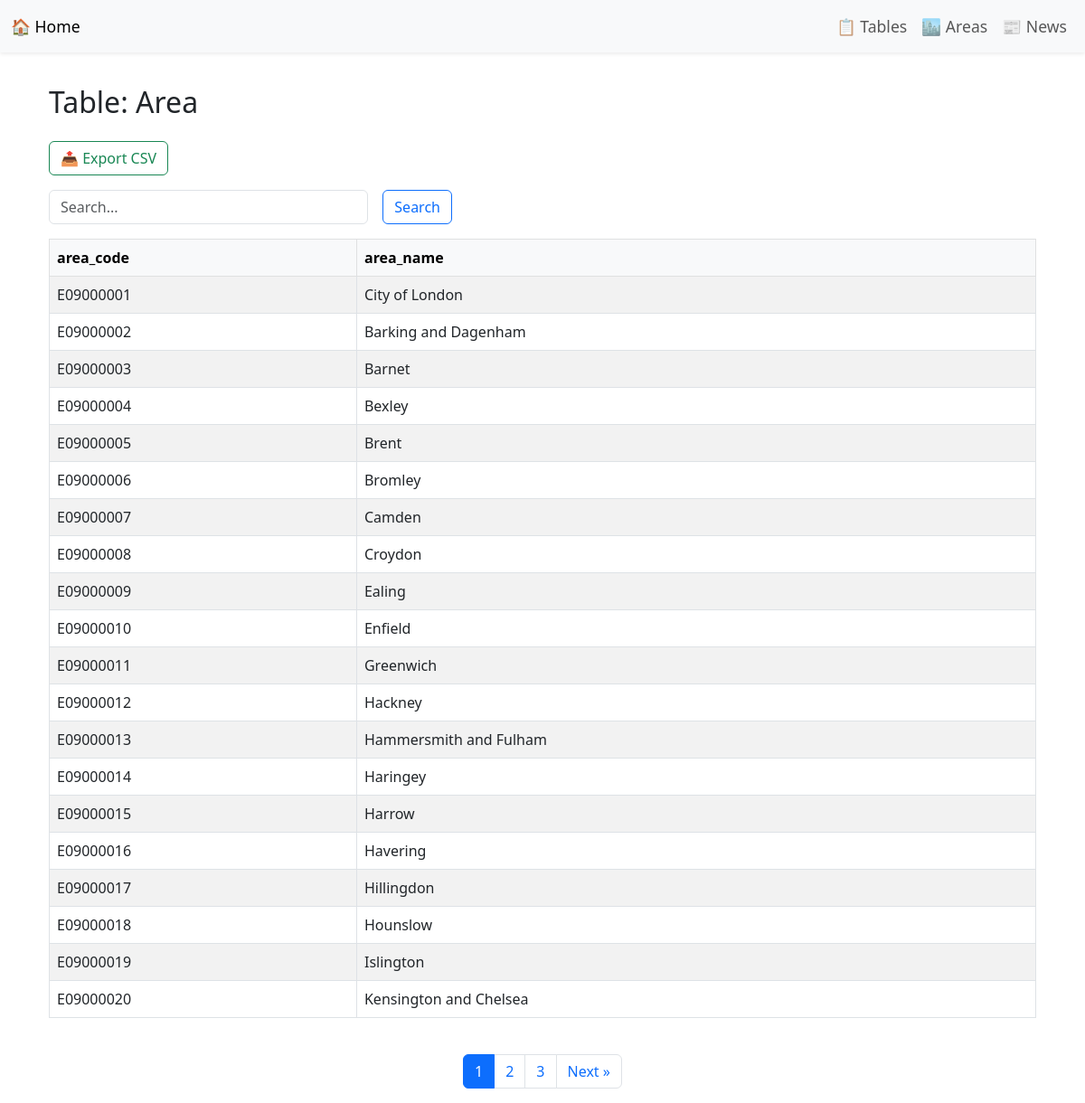
/data/Area, run on the app's committed database.
### tables this page shows
CREATE TABLE "Area" (
"area_code" TEXT,
  "area_name" TEXT
);

### coursework2_flask/flask_app/routes.py (the view)
@main.route("/data/<table_name>")
def show_table(table_name):
    page = int(request.args.get("page", 1))
    per_page = 20
    offset = (page - 1) * per_page
    search = request.args.get("search", "").strip()
    conn = get_connection()
    cursor = conn.cursor()
    try:
        if search:
            cursor.execute(f"PRAGMA table_info({table_name})")
            columns = [row["name"] for row in cursor.fetchall()]
            conditions = " OR ".join([f"{col} LIKE ?" for col in columns])
            query = f"SELECT * FROM {table_name} WHERE {conditions} LIMIT ? OFFSET ?"
            args = [f"%{search}%"] * len(columns) + [per_page, offset]
            count_query = f"SELECT COUNT(*) FROM {table_name} WHERE {conditions}"
            count_args = [f"%{search}%"] * len(columns)
        else:
            query = f"SELECT * FROM {table_name} LIMIT ? OFFSET ?"
            args = [per_page, offset]
            count_query = f"SELECT COUNT(*) FROM {table_name}"
            count_args = []
        cursor.execute(count_query, count_args)
        total_rows = cursor.fetchone()[0]
        total_pages = math.ceil(total_rows / per_page)
        cursor.execute(query, args)
        rows = cursor.fetchall()
        columns = [desc[0] for desc in cursor.description]
    except sqlite3.Error as e:
        flash(f"❌ Error loading table: {e}")
        return redirect(url_for("main.list_tables"))
    finally:
        conn.close()
    return render_template("data.html", table_name=table_name, rows=rows, columns=columns,
                           page=page, total_pages=total_pages, search=search)

### coursework2_flask/flask_app/routes.py (called while the page is built)
def get_connection():
    db_path = current_app.config["DB_PATH"]
    conn = sqlite3.connect(db_path)
    conn.row_factory = sqlite3.Row
    return conn

### coursework2_flask/flask_app/templates/data.html (shortened to what this page needs)
{% extends "base.html" %}
{% block content %}
<div class="container mt-4">
    <h2 class="mb-4">
         Table: {{ table_name.replace("_", " ") }}
    </h2>
    <div class="mb-3">
        <a href="{{ url_for('main.export_csv', table_name=table_name) }}" class="btn btn-outline-success">
            📤 Export CSV
        </a>
    </div>
    <form method="get" action="{{ url_for('main.show_table', table_name=table_name) }}" class="row g-3 mb-3">
        <div class="col-md-4">
            <input type="text" class="form-control" name="search" placeholder="Search..." value="{{ request.args.get('search', '') }}">
        </div>
        <div class="col-md-auto">
            <button type="submit" class="btn btn-outline-primary">Search</button>
        </div>
    </form>
    {% if rows %}
    <div class="table-responsive">
        <table class="table table-bordered table-striped table-hover">
            <thead class="table-light">
                <tr>
                    {% for col in columns %}
                    <th>{{ col }}</th>
                    {% endfor %}
                </tr>
            </thead>
            <tbody>
                {% for row in rows %}
                <tr>
                    {% for col in columns %}
                    <td>{{ row[col] }}</td>
                    {% endfor %}
                </tr>
                {% endfor %}
            </tbody>
        </table>
    </div>
    <nav class="mt-4">
        <ul class="pagination justify-content-center">
            {% for p in range(page-2, page+3) %}
            {% if 1 <= p <= total_pages %}
            <li class="page-item {% if p == page %}active{% endif %}">
                <a class="page-link" href="{{ url_for('main.show_table', table_name=table_name, page=p, search=request.args.get('search')) }}">{{ p }}</a>
            </li>
            {% endif %}
            {% endfor %}
            {% if page < total_pages %}
            <li class="page-item">
                <a class="page-link" href="{{ url_for('main.show_table', table_name=table_name, page=page+1, search=request.args.get('search')) }}">Next &raquo;</a>
            </li>
            {% endif %}
        </ul>
    </nav>
    {% else %}
    <div class="alert alert-warning">No data found for this table.</div>
    {% endif %}
</div>
{% endblock %}

### coursework2_flask/flask_app/templates/base.html (style rules this page uses)
body { padding-top: 70px; }

### data on the page
Area: area_code "E09000001" "City of London"
Area: area_code "E09000002" "Barking and Dagenham"
Area: area_code "E09000003" "Barnet"
Area: area_code "E09000004" "Bexley"
Area: area_code "E09000005" "Brent"
Area: area_code "E09000006" "Bromley"
Area: area_code "E09000007" "Camden"
Area: area_code "E09000008" "Croydon"
Area: area_code "E09000009" "Ealing"
Area: area_code "E09000010" "Enfield"
Area: area_code "E09000011" "Greenwich"
Area: area_code "E09000012" "Hackney"
Area: area_code "E09000013" "Hammersmith and Fulham"
Area: area_code "E09000014" "Haringey"
Area: area_code "E09000015" "Harrow"
Area: area_code "E09000016" "Havering"
Area: area_code "E09000017" "Hillingdon"
Area: area_code "E09000018" "Hounslow"
Area: area_code "E09000019" "Islington"
Area: area_code "E09000020" "Kensington and Chelsea"

### other printed values
{{ table_name.replace("_", " ") }} "Area"
{{ col }} "area_code" "area_name"
{{ p }} "1" "2" "3"
